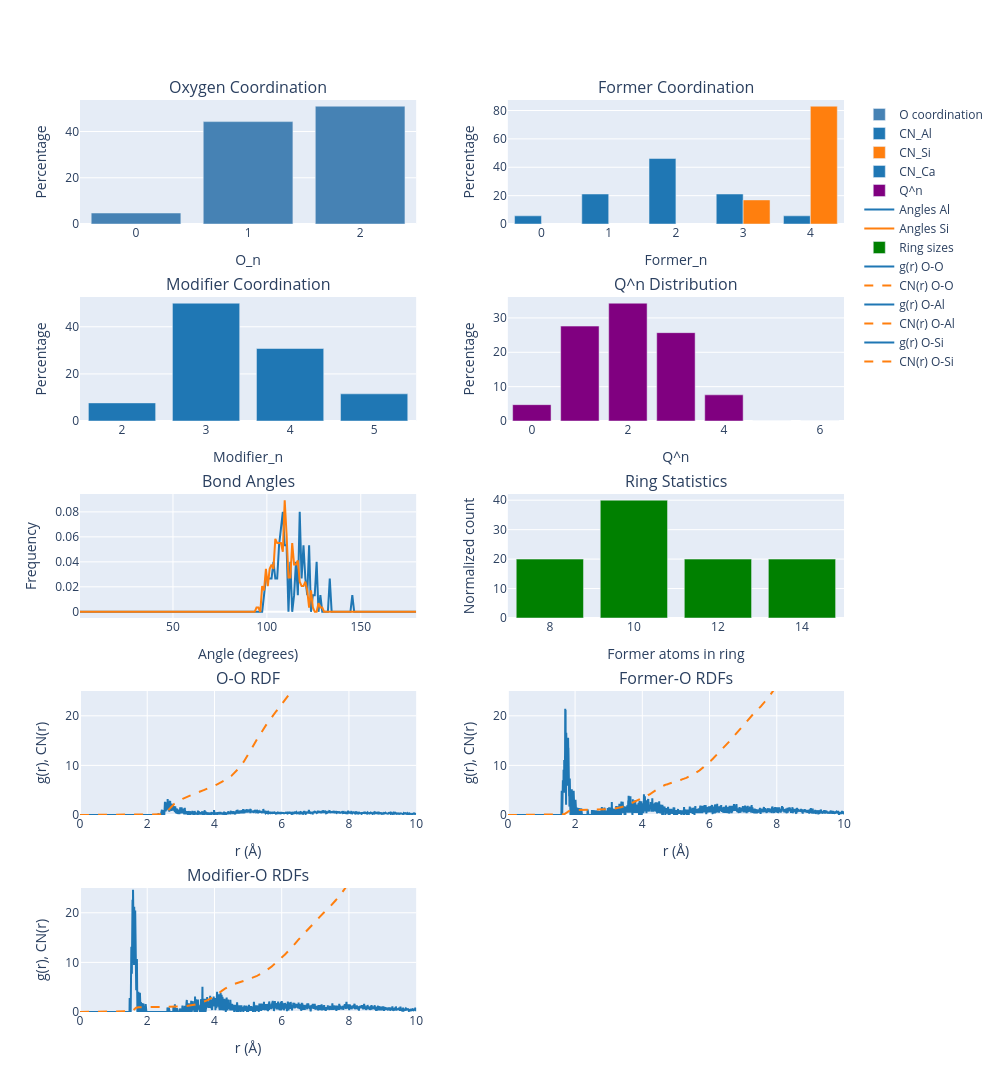

This figure's notebook cell:
### Code cell
fig = plot_analysis_results_plotly(results_analysis)
fig.show()

### Figure 1 — Plotly figure (JSON) as saved in the notebook; plotly's stock layout.template omitted (floating-point values rounded to 4 significant figures; data arrays with more than 128 entries replaced by an {"elided": "..."} marker saying what was removed)
{"data": [{"marker": {"color": "steelblue"}, "name": "O coordination", "showlegend": true, "type": "bar", "x": [0, 1, 2], "xaxis": "x", "y": [4.762, 44.29, 50.95], "yaxis": "y"}, {"marker": {"color": "#1f77b4"}, "name": "CN_Al", "offsetgroup": "0", "showlegend": true, "type": "bar", "x": [0, 1, 2, 3, 4], "xaxis": "x2", "y": [5.769, 21.15, 46.15, 21.15, 5.769], "yaxis": "y2"}, {"marker": {"color": "#ff7f0e"}, "name": "CN_Si", "offsetgroup": "1", "showlegend": true, "type": "bar", "x": [3, 4], "xaxis": "x2", "y": [16.98, 83.02], "yaxis": "y2"}, {"marker": {"color": "#1f77b4"}, "name": "CN_Ca", "offsetgroup": "0", "showlegend": true, "type": "bar", "x": [2, 3, 4, 5], "xaxis": "x3", "y": [7.692, 50, 30.77, 11.54], "yaxis": "y3"}, {"marker": {"color": "purple"}, "name": "Q^n", "showlegend": true, "type": "bar", "x": [0, 1, 2, 3, 4, 5, 6], "xaxis": "x4", "y": [4.762, 27.62, 34.29, 25.71, 7.619, 0, 0], "yaxis": "y4"}, {"line": {"color": "#1f77b4", "width": 2}, "mode": "lines", "name": "Angles Al", "showlegend": true, "type": "scatter", "x": {"elided": "180 float values"}, "xaxis": "x5", "y": {"elided": "180 float values"}, "yaxis": "y5"}, {"line": {"color": "#ff7f0e", "width": 2}, "mode": "lines", "name": "Angles Si", "showlegend": true, "type": "scatter", "x": {"elided": "180 float values"}, "xaxis": "x5", "y": {"elided": "180 float values"}, "yaxis": "y5"}, {"marker": {"color": "green"}, "name": "Ring sizes", "showlegend": true, "type": "bar", "x": [8, 10, 12, 14], "xaxis": "x6", "y": [20, 40, 20, 20], "yaxis": "y6"}, {"line": {"color": "#1f77b4", "width": 2}, "mode": "lines", "name": "g(r) O-O", "showlegend": true, "type": "scatter", "x": {"elided": "2000 float values"}, "xaxis": "x7", "y": {"elided": "2000 float values"}, "yaxis": "y7"}, {"line": {"color": "#ff7f0e", "dash": "dash", "width": 2}, "mode": "lines", "name": "CN(r) O-O", "showlegend": true, "type": "scatter", "x": {"elided": "2000 float values"}, "xaxis": "x7", "y": {"elided": "2000 float values"}, "yaxis": "y7"}, {"line": {"color": "#1f77b4", "width": 2}, "mode": "lines", "name": "g(r) O-Al", "showlegend": true, "type": "scatter", "x": {"elided": "2000 float values"}, "xaxis": "x8", "y": {"elided": "2000 float values"}, "yaxis": "y8"}, {"line": {"color": "#ff7f0e", "dash": "dash", "width": 2}, "mode": "lines", "name": "CN(r) O-Al", "showlegend": true, "type": "scatter", "x": {"elided": "2000 float values"}, "xaxis": "x8", "y": {"elided": "2000 float values"}, "yaxis": "y8"}, {"line": {"color": "#1f77b4", "width": 2}, "mode": "lines", "name": "g(r) O-Si", "showlegend": true, "type": "scatter", "x": {"elided": "2000 float values"}, "xaxis": "x9", "y": {"elided": "2000 float values"}, "yaxis": "y9"}, {"line": {"color": "#ff7f0e", "dash": "dash", "width": 2}, "mode": "lines", "name": "CN(r) O-Si", "showlegend": true, "type": "scatter", "x": {"elided": "2000 float values"}, "xaxis": "x9", "y": {"elided": "2000 float values"}, "yaxis": "y9"}], "layout": {"annotations": [{"font": {"size": 16}, "showarrow": false, "text": "Oxygen Coordination", "x": 0.22, "xanchor": "center", "xref": "paper", "y": 1.0, "yanchor": "bottom", "yref": "paper"}, {"font": {"size": 16}, "showarrow": false, "text": "Former Coordination", "x": 0.78, "xanchor": "center", "xref": "paper", "y": 1.0, "yanchor": "bottom", "yref": "paper"}, {"font": {"size": 16}, "showarrow": false, "text": "Modifier Coordination", "x": 0.22, "xanchor": "center", "xref": "paper", "y": 0.784, "yanchor": "bottom", "yref": "paper"}, {"font": {"size": 16}, "showarrow": false, "text": "Q^n Distribution", "x": 0.78, "xanchor": "center", "xref": "paper", "y": 0.784, "yanchor": "bottom", "yref": "paper"}, {"font": {"size": 16}, "showarrow": false, "text": "Bond Angles", "x": 0.22, "xanchor": "center", "xref": "paper", "y": 0.568, "yanchor": "bottom", "yref": "paper"}, {"font": {"size": 16}, "showarrow": false, "text": "Ring Statistics", "x": 0.78, "xanchor": "center", "xref": "paper", "y": 0.568, "yanchor": "bottom", "yref": "paper"}, {"font": {"size": 16}, "showarrow": false, "text": "O-O RDF", "x": 0.22, "xanchor": "center", "xref": "paper", "y": 0.352, "yanchor": "bottom", "yref": "paper"}, {"font": {"size": 16}, "showarrow": false, "text": "Former-O RDFs", "x": 0.78, "xanchor": "center", "xref": "paper", "y": 0.352, "yanchor": "bottom", "yref": "paper"}, {"font": {"size": 16}, "showarrow": false, "text": "Modifier-O RDFs", "x": 0.22, "xanchor": "center", "xref": "paper", "y": 0.136, "yanchor": "bottom", "yref": "paper"}], "height": 1500, "legend": {"orientation": "v", "x": 1.02, "xanchor": "left", "y": 1, "yanchor": "top"}, "showlegend": true, "width": 1000, "xaxis": {"anchor": "y", "domain": [0, 0.44], "title": {"text": "O_n"}}, "xaxis2": {"anchor": "y2", "domain": [0.56, 1], "title": {"text": "Former_n"}}, "xaxis3": {"anchor": "y3", "domain": [0, 0.44], "title": {"text": "Modifier_n"}}, "xaxis4": {"anchor": "y4", "domain": [0.56, 1], "title": {"text": "Q^n"}}, "xaxis5": {"anchor": "y5", "domain": [0, 0.44], "title": {"text": "Angle (degrees)"}}, "xaxis6": {"anchor": "y6", "domain": [0.56, 1], "title": {"text": "Former atoms in ring"}}, "xaxis7": {"anchor": "y7", "domain": [0, 0.44], "range": [0, 10], "title": {"text": "r (Å)"}}, "xaxis8": {"anchor": "y8", "domain": [0.56, 1], "range": [0, 10], "title": {"text": "r (Å)"}}, "xaxis9": {"anchor": "y9", "domain": [0, 0.44], "range": [0, 10], "title": {"text": "r (Å)"}}, "yaxis": {"anchor": "x", "domain": [0.864, 1.0], "title": {"text": "Percentage"}}, "yaxis2": {"anchor": "x2", "domain": [0.864, 1.0], "title": {"text": "Percentage"}}, "yaxis3": {"anchor": "x3", "domain": [0.648, 0.784], "title": {"text": "Percentage"}}, "yaxis4": {"anchor": "x4", "domain": [0.648, 0.784], "title": {"text": "Percentage"}}, "yaxis5": {"anchor": "x5", "domain": [0.432, 0.568], "title": {"text": "Frequency"}}, "yaxis6": {"anchor": "x6", "domain": [0.432, 0.568], "title": {"text": "Normalized count"}}, "yaxis7": {"anchor": "x7", "domain": [0.216, 0.352], "range": [0, 25], "title": {"text": "g(r), CN(r)"}}, "yaxis8": {"anchor": "x8", "domain": [0.216, 0.352], "range": [0, 25], "title": {"text": "g(r), CN(r)"}}, "yaxis9": {"anchor": "x9", "domain": [0, 0.136], "range": [0, 25], "title": {"text": "g(r), CN(r)"}}}}
